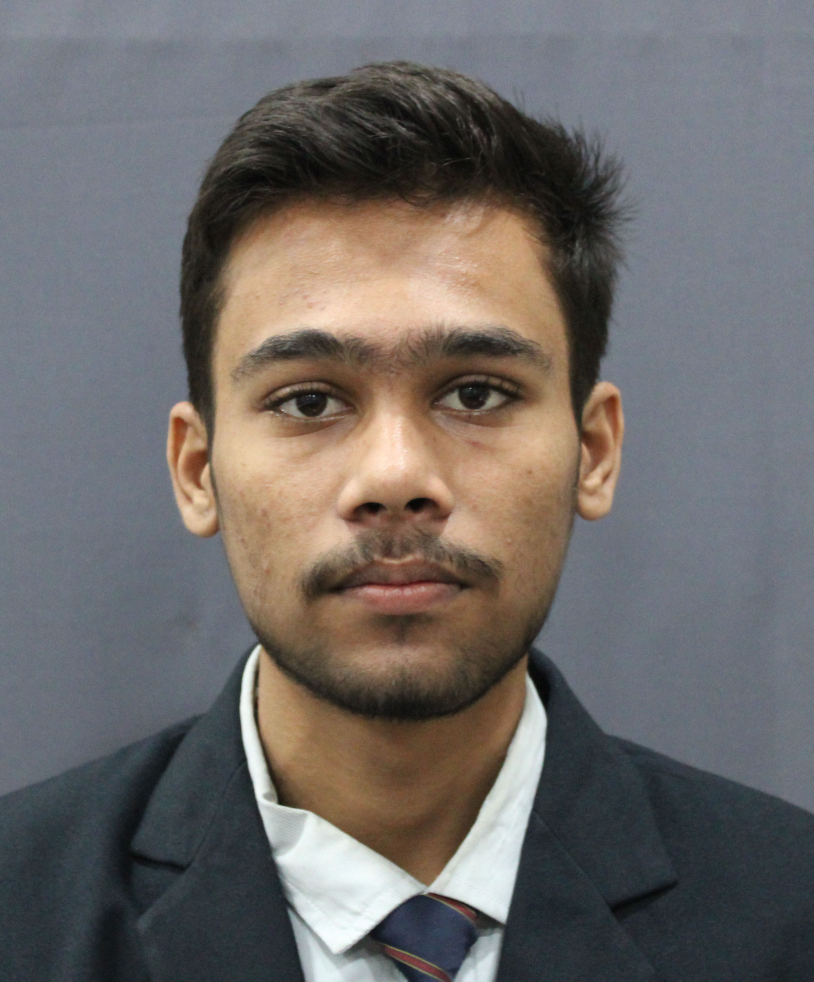
#> input picture images/Siddhant.jpeg, 2440 x 2944 px (shown at 1/3 size); its folder holds only this picture in this run
$ python -i cobb_service.py   (imports and definitions only)
#> lines starting #> are read from the running program, lines starting #| are printed output that depends on the picture
"""
Cobb Angle & Hybrid Quantum ML (QSVM) Inference Engine
======================================================
Integrates the trained models from the `cobb angle/` folder:
1. MobileNetV2 Feature Extractor (`cobb_mobilenetv2_feature_extractor.keras` / `mobilenetv2_feature_extractor.keras`)
2. Multi-Output Cobb Angle MLP Regressor (`cobb_deployment_files.zip`: StandardScaler -> PCA-64 -> MLPRegressor)
3. Hybrid Quantum Kernel SVM Classifier (`hybrid_qml_model.zip`: StandardScaler -> PCA-8 -> MinMaxScaler[-pi, pi] -> 8-Qubit Quantum Feature Map -> Precomputed QSVM)
4. Classical CV CLAHE + Savitzky-Golay Centerline Curvature Fallback (`Scoliosis_Cobb_Angle_Estimation.ipynb`)
"""

import io
import json
import os
import warnings
import zipfile
import cv2
import h5py
import joblib
import numpy as np
from PIL import Image
from scipy.signal import savgol_filter

# [1 line not run here, left out]

# ─── NumPy 1.x / 2.x RandomState Unpickling Compatibility Shim ───
try:
    from numpy.random import RandomState
    import numpy.random._pickle as nrp

    class _CompatRandomState:
        def __init__(self, *args, **kwargs):
            self._rs = RandomState(42)

        def __setstate__(self, state):
            pass

        def __getattr__(self, name):
            return getattr(self._rs, name)

    _orig_bg_ctor = nrp.__bit_generator_ctor
    _orig_rs_ctor = nrp.__randomstate_ctor

    # [13 lines left out: functions _safe_bg_ctor, _safe_rs_ctor, not called in this run]

    nrp.__bit_generator_ctor = _safe_bg_ctor
    nrp.__randomstate_ctor = _safe_rs_ctor
except Exception:
    pass


# [10 lines left out: function _safe_joblib_load, not called in this run]


class PureKerasMobileNetV2:
    """
    Exact NumPy execution engine for the saved Keras 3 `mobilenetv2_feature_extractor.keras`
    functional graph. Produces bit-for-bit identical 1280-D feature vectors without
    requiring a heavy TensorFlow runtime.
    """

    # [157 lines left out: functions __init__, _pad_same, _conv2d, _depthwise_conv2d, predict, quantum_feature_map_batch, not called in this run]


def compute_cv_centerline(image_path):
    """
    Classical computer vision centerline & curvature extractor from
    `Scoliosis_Cobb_Angle_Estimation.ipynb` (Cells 0-10).
    Uses CLAHE enhancement, spinal corridor ROI cropping, sliding-window intensity
    tracking, and Savitzky-Golay smoothing.
    """
#> called with image_path = 'images/Siddhant.jpeg'
    image = cv2.imread(image_path)
#> image is the input picture: shape (2944, 2440, 3); mean B, G, R 104.3, 105.8, 109.6
    if image is None:
        return None

    gray = cv2.cvtColor(image, cv2.COLOR_BGR2GRAY)
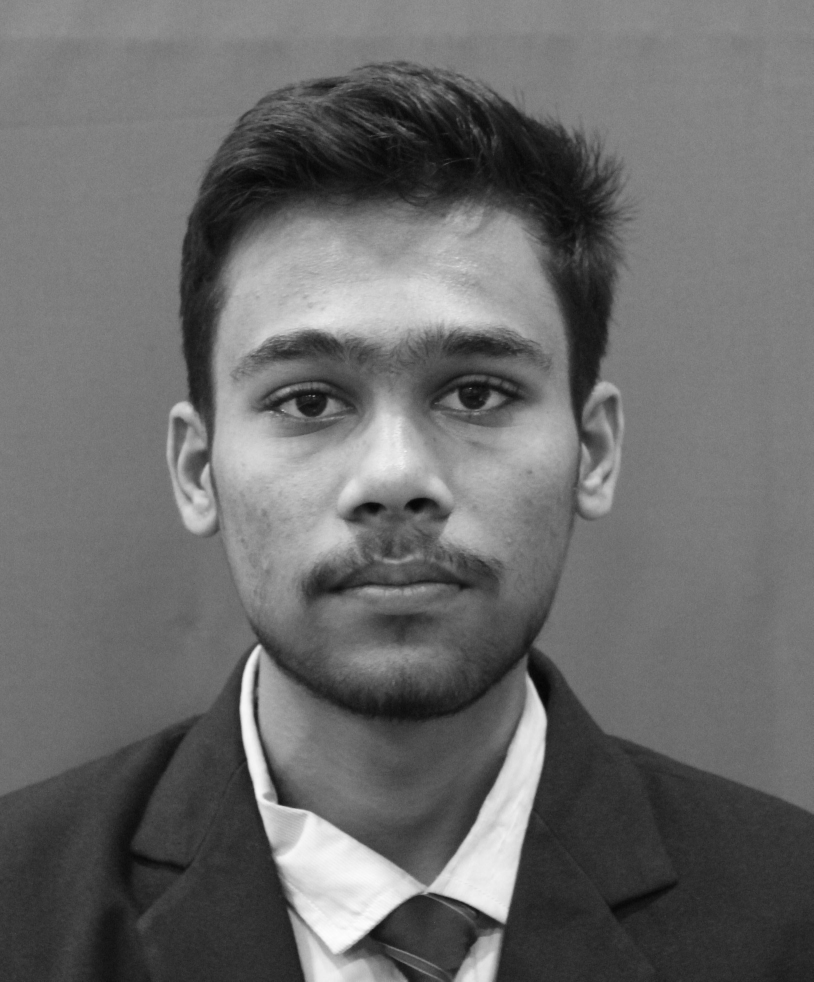
#> gray: shape (2944, 2440) (shown at 1/3 size); min 1, max 254, mean 106.8
    h, w = gray.shape
#> h = 2944; w = 2440

    clahe = cv2.createCLAHE(clipLimit=2.0, tileGridSize=(8, 8))
    enhanced = clahe.apply(gray)
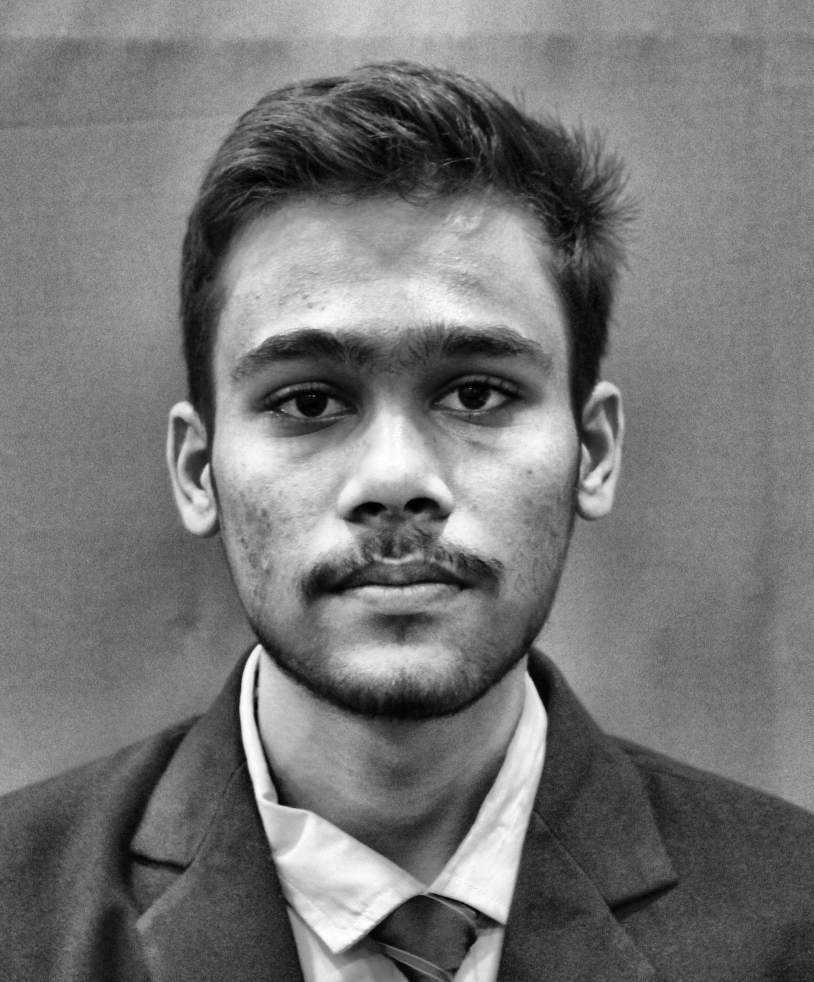
#> enhanced: shape (2944, 2440) (shown at 1/3 size); min 0, max 255, mean 118

    x_start = int(w * 0.38)
#> x_start = 927
    x_end = int(w * 0.68)
#> x_end = 1659
    spine_roi = enhanced[:, x_start:x_end]
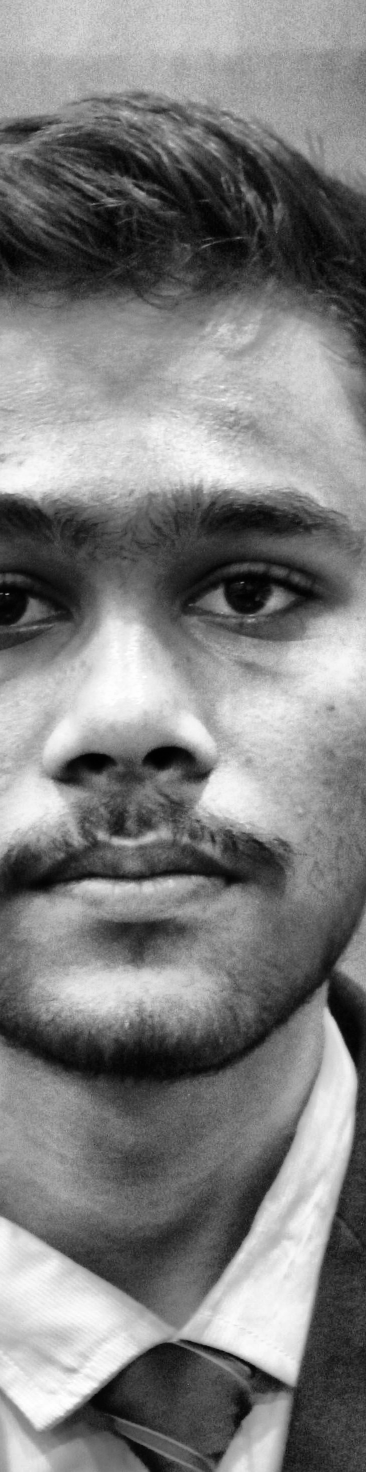
#> spine_roi: shape (2944, 732) (shown at 1/2 size); min 0, max 255, mean 126.7
    roi_smooth = cv2.GaussianBlur(spine_roi, (7, 7), 0)

    roi_h, roi_w = roi_smooth.shape
#> roi_h = 2944; roi_w = 732
    centerline = []
    x_prev = roi_w // 2
#> x_prev = 366
    window = max(12, int(roi_w * 0.08))
#> window = 58

    for y in range(roi_h):
        row = roi_smooth[y]
        left = max(0, x_prev - window)
        right = min(roi_w, x_prev + window + 1)
        segment = row[left:right]
        if len(segment) > 0:
            x = left + int(np.argmax(segment))
        else:
            x = x_prev
        centerline.append([x, y])
        x_prev = x
#> this loop made 2944 passes
#> (left, right, x, x_prev) on passes 2 to 13: (283, 400, 341, 341), (283, 400, 342, 342), (284, 401, 388, 388), (330, 447, 389, 389), (331, 448, 389, 389), (331, 448, 357, 357), (299, 416, 328, 328), (270, 387, 328, 328), (270, 387, 314, 314), (256, 373, 327, 327), (269, 386, 340, 340), (282, 399, 339, 339)
#> (left, right, x) on passes 61 to 66: (266, 383, 323), (265, 382, 353), (295, 412, 352), (294, 411, 357), (299, 416, 357), (299, 416, 348)
#> after the loop, centerline = 2944 pairs, first value 0 to 731, second value 0 to 2943

    centerline = np.array(centerline, dtype=np.float64)
    win_len = min(51, roi_h if roi_h % 2 == 1 else roi_h - 1)
#> win_len = 51
    if win_len >= 5:
        centerline[:, 0] = savgol_filter(centerline[:, 0], win_len, 3)

    x_coords = centerline[:, 0]
#> x_coords = 2944 values, max 734.7 at index 1081, min -13.25 at index 2144, mean 275.8
    dx = np.gradient(x_coords)
#> dx = 2944 values, max 14.94 at index 823, min -10.42 at index 1811, mean -0.111
    d2x = np.gradient(dx)
#> d2x = 2944 values, max 1.79 at index 809, min -1.51 at index 1800, mean 0.000967
    curvature = np.abs(d2x)
#> curvature = 2944 values, max 1.79 at index 809, min 5.1e-05 at index 747, mean 0.271

    start = int(0.15 * roi_h)
#> start = 441
    end = int(0.85 * roi_h)
#> end = 2502
    apex_index = start + int(np.argmax(curvature[start:end]))
#> apex_index = 809

    upper = centerline[:apex_index]
#> upper = 809 pairs, first value -4.24 to 367.1, second value 0 to 808
    lower = centerline[apex_index:]
#> lower = 2135 pairs, first value -13.25 to 734.7, second value 809 to 2943
    upper_part = upper[int(len(upper) * 0.35) :]
#> upper_part = 526 pairs, first value 0.791 to 158.2, second value 283 to 808
    lower_part = lower[: int(len(lower) * 0.65)]
#> lower_part = 1387 pairs, first value -13.25 to 734.7, second value 809 to 2195

    cv_angle = 0.0
    if len(upper_part) >= 5 and len(lower_part) >= 5:
        m1, _ = np.polyfit(upper_part[:, 1], upper_part[:, 0], 1)
#> m1 = -0.0153
        m2, _ = np.polyfit(lower_part[:, 1], lower_part[:, 0], 1)
#> m2 = -0.273
        theta = abs(np.arctan(m1) - np.arctan(m2))
#> theta = 0.251
        cv_angle = float(np.degrees(theta))
#> cv_angle = 14.37

    # Map centerline back to full image coordinates (sampled to ~24 anatomical points)
    full_x = centerline[:, 0] + x_start
#> full_x = 2944 values, max 1661.7 at index 1081, min 913.7 at index 2144, mean 1202.8
    full_y = centerline[:, 1]
#> full_y = 2944 values from 0 to 2943
    sample_indices = np.linspace(int(0.08 * roi_h), int(0.92 * roi_h), 24, dtype=int)
#> sample_indices = 24 values from 235 to 2708
    sampled_points = [
        {"x": round(float(full_x[idx]), 1), "y": round(float(full_y[idx]), 1), "confidence": 0.85, "w": 20.0, "h": 20.0}
        for idx in sample_indices
    ]
#> sampled_points = 24 items
    curve_indices = np.linspace(int(0.08 * roi_h), int(0.92 * roi_h), 60, dtype=int)
#> curve_indices = 60 values from 235 to 2708
    fitted_curve = [
        {"x": round(float(full_x[idx]), 1), "y": round(float(full_y[idx]), 1)}
        for idx in curve_indices
    ]
#> fitted_curve = 60 items

    return {
        "cv_cobb_angle": round(cv_angle, 2),
        "apex": {"x": round(float(full_x[apex_index]), 1), "y": round(float(full_y[apex_index]), 1)},
        "sampled_points": sampled_points,
        "fitted_curve": fitted_curve,
    }


# [10 lines left out: function classify_severity, not called in this run]


class CobbAngleEngine:
    """Singleton manager that loads and runs both `cobb_deployment_files.zip` and `hybrid_qml_model.zip`."""

    # [86 lines left out: functions __init__, predict, not called in this run]


_engine_instance = None


# [6 lines left out: function get_cobb_engine, not called in this run]

>>> result = compute_cv_centerline('images/Siddhant.jpeg')
#> result = 4 items

$ run again, on images/devanshu.jpeg
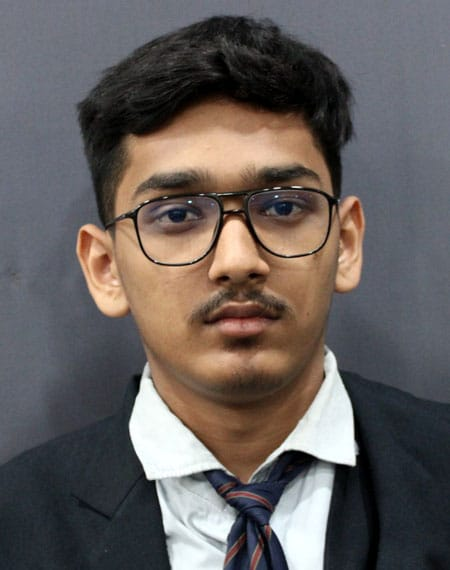
#> input picture images/devanshu.jpeg, 450 x 570 px
#> in compute_cv_centerline, image is the input picture: shape (570, 450, 3); mean B, G, R 92.6, 94.6, 101.1
#> in compute_cv_centerline, `enhanced = clahe.apply(gray)`:
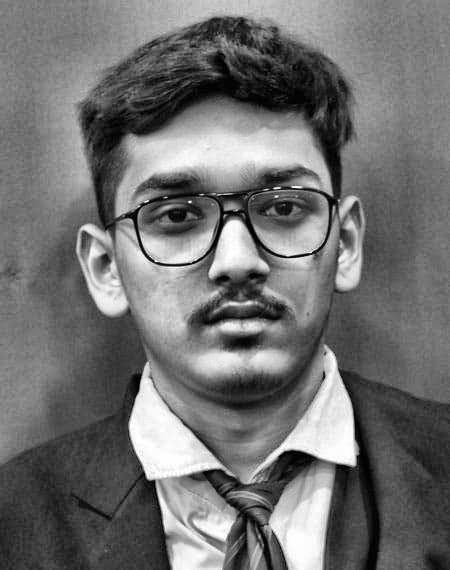
#> enhanced: shape (570, 450); min 0, max 255, mean 112.6
#> in compute_cv_centerline, `roi_smooth = cv2.GaussianBlur(spine_roi, (7, 7), 0)`:
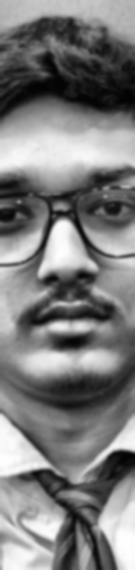
#> roi_smooth: shape (570, 135); min 3, max 254, mean 124.4
#> the loop in compute_cv_centerline, `for y in range(roi_h):` made 570 passes
#> (left, right, segment, x, x_prev) on passes 44 to 45: (0, 13, [100, 99, 96, 94, 93, 92, 92, 93, 94, 95, 96, 97, 99], 0, 0), (0, 13, [84, 83, 80, 78, 77, 77, 77, 79, 81, 83, 87, 91, 95], 12, 12)
#> after the loop in compute_cv_centerline, `for y in range(roi_h):`: centerline = 570 pairs, first value 0 to 64, second value 0 to 569
#> x_coords = 570 values, max 62.18 at index 243, min -2.59 at index 299, mean 18.13
#> dx = 570 values, max 2.61 at index 221, min -2.71 at index 377, mean -0.0803
#> d2x = 570 values, max 0.531 at index 167, min -0.447 at index 130, mean -0.00199
#> curvature = 570 values, max 0.531 at index 167, min 8.49e-05 at index 196, mean 0.103
#> apex_index = 167
#> upper = 167 pairs, first value -0.681 to 55.42, second value 0 to 166
#> lower = 403 pairs, first value -2.59 to 62.18, second value 167 to 569
#> upper_part = 109 pairs, first value -0.681 to 55.42, second value 58 to 166
#> lower_part = 261 pairs, first value -2.59 to 62.18, second value 167 to 427
#> m1 = 0.307
#> m2 = -0.0762
#> theta = 0.374
#> cv_angle = 21.4
#> full_x = 570 values, max 233.2 at index 243, min 168.4 at index 299, mean 189.1
#> full_y = 570 values from 0 to 569
#> sampled_points = 24 items
#> fitted_curve = 60 items
#> result = 4 items

$ run again, on images/guide.jpeg
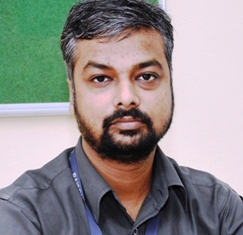
#> input picture images/guide.jpeg, 243 x 235 px
#> in compute_cv_centerline, image is the input picture: shape (235, 243, 3); mean B, G, R 140.8, 141.6, 145.5
#> in compute_cv_centerline, `enhanced = clahe.apply(gray)`:
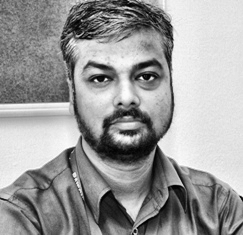
#> enhanced: shape (235, 243); min 1, max 253, mean 155.4
#> in compute_cv_centerline, `roi_smooth = cv2.GaussianBlur(spine_roi, (7, 7), 0)`:
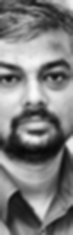
#> roi_smooth: shape (235, 73); min 8, max 250, mean 124.4
#> the loop in compute_cv_centerline, `for y in range(roi_h):` made 235 passes
#> (left, right, segment, x, x_prev) on passes 12 to 17: (60, 73, [87, 94, 98, 98, 96, 93, 93, 98, 107, 120, 133, 145, 150], 72, 72), (60, 73, [65, 72, 78, 82, 83, 81, 81, 87, 97, 110, 122, 131, 135], 72, 72), (60, 73, [52, 55, 60, 65, 70, 72, 73, 78, 88, 101, 114, 124, 128], 72, 72), (60, 73, [47, 48, 48, 52, 57, 62, 66, 69, 75, 87, 103, 117, 123], 72, 72), (60, 73, [48, 47, 45, 45, 50, 56, 60, 61, 63, 72, 87, 104, 112], 72, 72), (60, 73, [48, 47, 45, 45, 49, 55, 60, 60, 59, 63, 73, 87, 94], 72, 72)
#> after the loop in compute_cv_centerline, `for y in range(roi_h):`: centerline = 235 pairs, first value 0 to 72, second value 0 to 234
#> x_coords = 235 values, max 73.18 at index 14, min 1.18 at index 152, mean 29.08
#> dx = 235 values, max 2 at index 0, min -2.6 at index 36, mean -0.163
#> d2x = 235 values, max 0.273 at index 49, min -0.359 at index 81, mean -0.0197
#> curvature = 235 values, max 0.359 at index 81, min 0.000108 at index 88, mean 0.0931
#> apex_index = 81
#> upper = 81 pairs, first value 15.2 to 73.18, second value 0 to 80
#> lower = 154 pairs, first value 1.18 to 43.34, second value 81 to 234
#> upper_part = 53 pairs, first value 15.2 to 60.38, second value 28 to 80
#> lower_part = 100 pairs, first value 1.18 to 35.46, second value 81 to 180
#> m1 = -0.446
#> m2 = -0.227
#> theta = 0.196
#> cv_angle = 11.24
#> full_x = 235 values, max 165.2 at index 14, min 93.18 at index 152, mean 121.1
#> full_y = 235 values from 0 to 234
#> sampled_points = 24 items
#> fitted_curve = 60 items
#> result = 4 items

$ run again, on images/jeena.jpeg
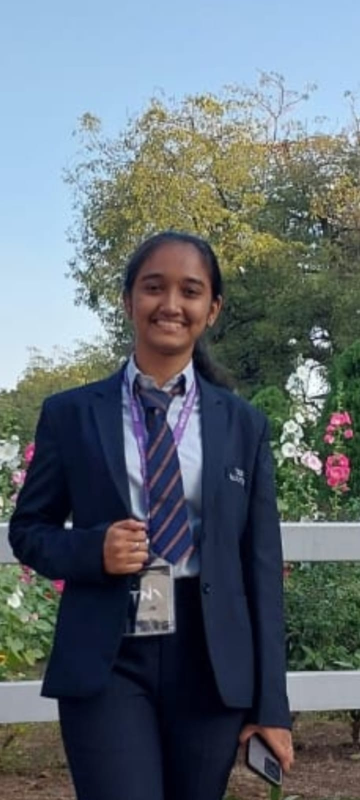
#> input picture images/jeena.jpeg, 720 x 1600 px (shown at 1/2 size)
#> in compute_cv_centerline, image is the input picture: shape (1600, 720, 3); mean B, G, R 114.1, 106.8, 96.5
#> in compute_cv_centerline, `enhanced = clahe.apply(gray)`:
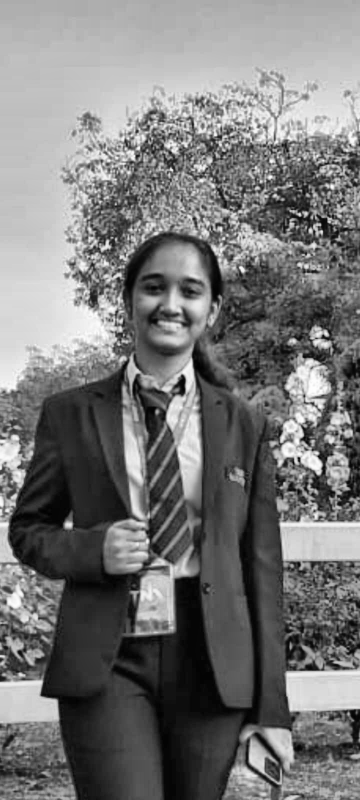
#> enhanced: shape (1600, 720) (shown at 1/2 size); min 1, max 254, mean 118.8
#> in compute_cv_centerline, `spine_roi = enhanced[:, x_start:x_end]`:
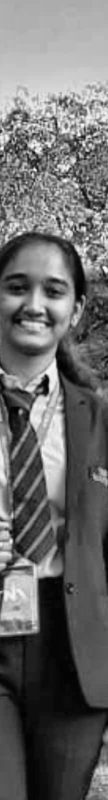
#> spine_roi: shape (1600, 216) (shown at 1/2 size); min 1, max 249, mean 106.1
#> the loop in compute_cv_centerline, `for y in range(roi_h):` made 1600 passes
#> (left, right, x, x_prev) on passes 2 to 9: (74, 109, 80, 80), (63, 98, 80, 80), (63, 98, 80, 80), (63, 98, 80, 80), (63, 98, 80, 80), (63, 98, 80, 80), (63, 98, 80, 80), (63, 98, 79, 79)
#> after the loop in compute_cv_centerline, `for y in range(roi_h):`: centerline = 1600 pairs, first value 0 to 215, second value 0 to 1599
#> x_coords = 1600 values, max 211.9 at index 590, min -3.8 at index 38, mean 72.86
#> dx = 1600 values, max 4.94 at index 1599, min -4.91 at index 0, mean -0.0354
#> d2x = 1600 values, max 0.62 at index 447, min -0.717 at index 1252, mean 0.00623
#> curvature = 1600 values, max 0.717 at index 1252, min 0 at index 47, mean 0.12
#> apex_index = 1252
#> upper = 1252 pairs, first value -3.8 to 211.9, second value 0 to 1251
#> lower = 348 pairs, first value -3.58 to 48.67, second value 1252 to 1599
#> upper_part = 814 pairs, first value 0.419 to 211.9, second value 438 to 1251
#> lower_part = 226 pairs, first value -1.66 to 48.67, second value 1252 to 1477
#> m1 = -0.201
#> m2 = -0.206
#> theta = 0.00491
#> cv_angle = 0.281
#> full_x = 1600 values, max 484.9 at index 590, min 269.2 at index 38, mean 345.9
#> full_y = 1600 values from 0 to 1599
#> sampled_points = 24 items
#> fitted_curve = 60 items
#> result = 4 items
